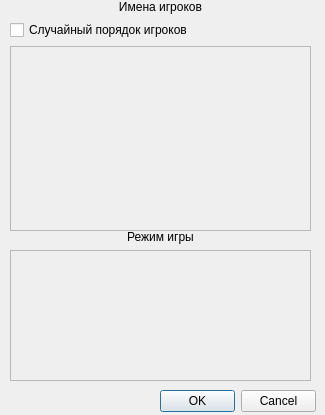
<?xml version="1.0" encoding="UTF-8"?>
<ui version="4.0">
 <class>ChoosingGameFeature</class>
 <widget class="QWidget" name="ChoosingGameFeature">
  <property name="geometry">
   <rect>
    <x>0</x>
    <y>0</y>
    <width>325</width>
    <height>415</height>
   </rect>
  </property>
  <property name="windowTitle">
   <string>Form</string>
  </property>
  <widget class="QDialogButtonBox" name="button_box">
   <property name="geometry">
    <rect>
     <x>160</x>
     <y>390</y>
     <width>156</width>
     <height>23</height>
    </rect>
   </property>
   <property name="standardButtons">
    <set>QDialogButtonBox::Cancel|QDialogButtonBox::Ok</set>
   </property>
  </widget>
  <widget class="QWidget" name="verticalLayoutWidget">
   <property name="geometry">
    <rect>
     <x>0</x>
     <y>230</y>
     <width>321</width>
     <height>151</height>
    </rect>
   </property>
   <layout class="QVBoxLayout" name="game_types_layout">
    <property name="leftMargin">
     <number>10</number>
    </property>
    <property name="rightMargin">
     <number>10</number>
    </property>
    <item>
     <widget class="QLabel" name="game_type_lb">
      <property name="text">
       <string>Режим игры</string>
      </property>
      <property name="alignment">
       <set>Qt::AlignCenter</set>
      </property>
     </widget>
    </item>
    <item>
     <widget class="QScrollArea" name="game_types_scroll">
      <property name="widgetResizable">
       <bool>true</bool>
      </property>
      <widget class="QWidget" name="scroll_area_widget_contents_2">
       <property name="geometry">
        <rect>
         <x>0</x>
         <y>0</y>
         <width>299</width>
         <height>128</height>
        </rect>
       </property>
      </widget>
     </widget>
    </item>
   </layout>
  </widget>
  <widget class="QWidget" name="verticalLayoutWidget_2">
   <property name="geometry">
    <rect>
     <x>0</x>
     <y>0</y>
     <width>321</width>
     <height>231</height>
    </rect>
   </property>
   <layout class="QVBoxLayout" name="player_names_layout">
    <property name="leftMargin">
     <number>10</number>
    </property>
    <property name="rightMargin">
     <number>10</number>
    </property>
    <item>
     <widget class="QLabel" name="player_names_lb">
      <property name="text">
       <string>Имена игроков</string>
      </property>
      <property name="alignment">
       <set>Qt::AlignCenter</set>
      </property>
     </widget>
    </item>
    <item>
     <widget class="QCheckBox" name="random_players_query_checkbox">
      <property name="text">
       <string>Случайный порядок игроков</string>
      </property>
     </widget>
    </item>
    <item>
     <widget class="QScrollArea" name="player_names_scroll">
      <property name="widgetResizable">
       <bool>true</bool>
      </property>
      <widget class="QWidget" name="scroll_area_widget_contents">
       <property name="geometry">
        <rect>
         <x>0</x>
         <y>0</y>
         <width>299</width>
         <height>185</height>
        </rect>
       </property>
      </widget>
     </widget>
    </item>
   </layout>
  </widget>
  <widget class="QLabel" name="error_lb">
   <property name="geometry">
    <rect>
     <x>10</x>
     <y>390</y>
     <width>141</width>
     <height>16</height>
    </rect>
   </property>
   <property name="font">
    <font>
     <pointsize>7</pointsize>
    </font>
   </property>
   <property name="text">
    <string/>
   </property>
  </widget>
 </widget>
 <resources/>
 <connections/>
</ui>
